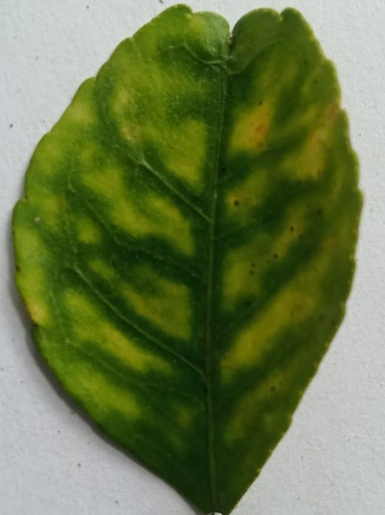
#> input picture dataset/dataset/citricos/clorosis/109.jpg, 385 x 515 px, shrunk from 644 x 860 before the run, given in place of clorosis, which was not available
$ python Ejercicio11.py   (older library calls are emulated)
#> lines starting #> are read from the running program, lines starting #| are printed output that depends on the picture
from pathlib import Path
import os
import cv2
import numpy as np
import matplotlib.pyplot as plt
from sklearn.model_selection import train_test_split
from sklearn.svm import SVC
from sklearn.metrics import classification_report

# --- FUNCIONES DE EXTRACCIÓN (Necesarias para que el código funcione) ---

def hu_moments(img):
    # Calcula los 7 momentos de Hu (forma)
    moments = cv2.moments(img)
    hu = cv2.HuMoments(moments).flatten()
    # Transformación logarítmica para estabilizar los valores
    return -np.sign(hu) * np.log10(np.abs(hu))

def haralick_features(img):
    # Características de textura simples (Media y Desviación)
    # Nota: El Haralick real requiere la librería 'mahotas'
    return np.array([img.mean(), img.std()])

def color_histogram(img):
    # Histograma de color en espacio HSV
    hsv = cv2.cvtColor(img, cv2.COLOR_BGR2HSV)
    hist = cv2.calcHist([hsv], [0, 1, 2], None, [8, 8, 8], [0, 180, 0, 256, 0, 256])
    return cv2.normalize(hist, hist).flatten()

# --- CONFIGURACIÓN DE RUTA ---
# Usamos 'r' para que Windows reconozca las barras correctamente
dataset_path = str(Path(__file__).resolve().parents[1] / "dataset" / "dataset")

x = []
y = []

# --- CARGA Y PROCESAMIENTO ---
print("Cargando imágenes...")
if not os.path.exists(dataset_path):
    print(f"ERROR: La ruta no existe: {dataset_path}")
else:
    for folder in os.listdir(dataset_path):
        folder_path = os.path.join(dataset_path, folder)

        if os.path.isdir(folder_path):
            for file in os.listdir(folder_path):
                img_path = os.path.join(folder_path, file)
                img = cv2.imread(img_path)
#> img is the input picture: shape (515, 385, 3); mean B, G, R 73.9, 120.8, 106.1

                if img is not None:
                    gray = cv2.cvtColor(img, cv2.COLOR_BGR2GRAY)
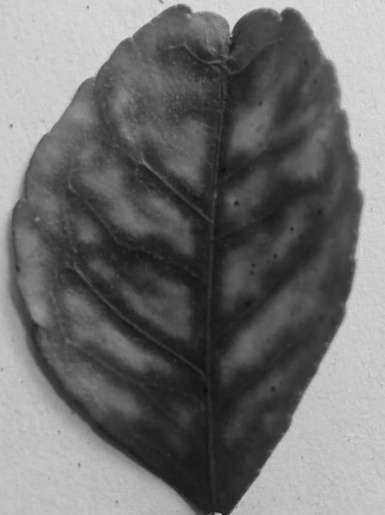
#> gray: shape (515, 385); min 14, max 224, mean 111.1

                    # Extraer características
                    hu = hu_moments(gray)
#> in hu_moments, `moments = cv2.moments(img)`: moments = moments, m00 22019816, centre m10/m00, m01/m00 = (191, 253.7)
#> in hu_moments, `hu = cv2.HuMoments(moments).flatten()`: hu = [0.00201, 2.55e-07, 1.16e-11, 3.19e-12, -1.23e-23, 1.59e-15, 1.51e-23]
#> hu = [2.7, 6.59, 10.93, 11.5, -22.91, 14.8, 22.82]
                    har = haralick_features(gray)
#> har = [111.1, 64.47]
                    color = color_histogram(img)
#> in color_histogram, `hsv = cv2.cvtColor(img, cv2.COLOR_BGR2HSV)`: hsv: shape (515, 385, 3); mean H, S, V 52.2, 147.1, 121.2
#> color = 512 values, max 0.607 at index 122, min 0 at index 0, mean 0.00693

                    # Unir todas las características en un solo vector
                    features = np.hstack([hu, har, color])
#> features = 521 values, max 111.1 at index 7, min -22.91 at index 4, mean 0.433
                    x.append(features)
                    y.append(folder) # La etiqueta es el nombre de la carpeta

    # Convertir a arreglos de numpy
    x = np.array(x)
    y = np.array(y)

    if x.shape[0] > 0:
        print(f"Datos cargados: {x.shape[0]} imágenes encontradas.")
#| Datos cargados: 2 imágenes encontradas.

        # SEPARAR DATOS
        x_train, x_test, y_train, y_test = train_test_split(x, y, test_size=0.2, random_state=42)

        # ENTRENAR CLASIFICADOR
        clf = SVC(kernel="rbf", gamma='auto')
#> (the run stopped early here; a loop or call above may not have finished)

$ run again, on dataset/dataset/citricos/huanglongbing/114.jpg
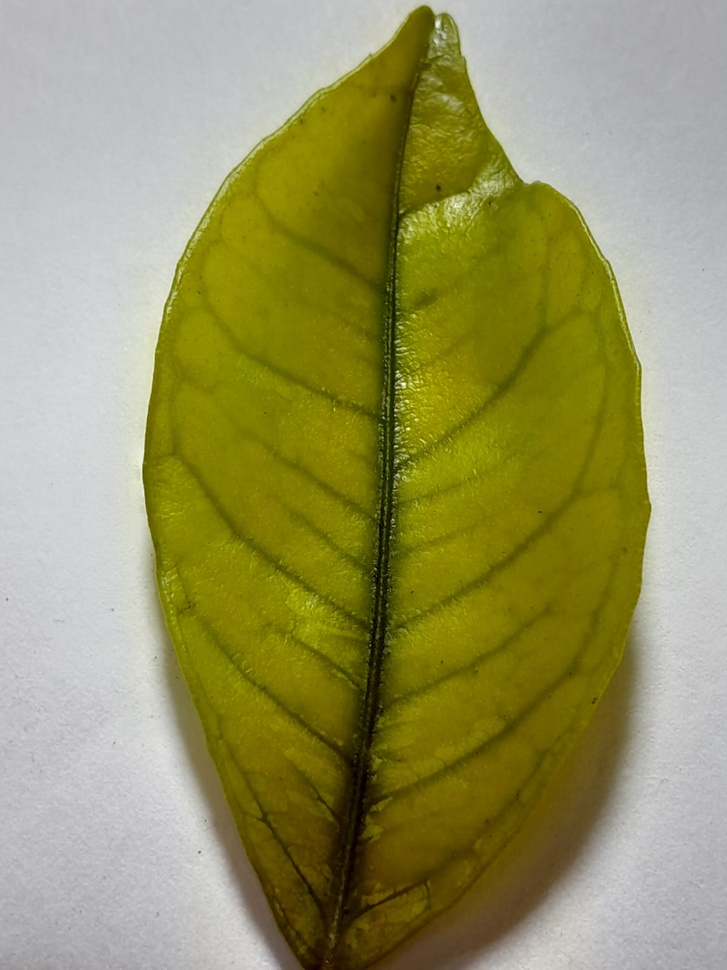
#> input picture dataset/dataset/citricos/huanglongbing/114.jpg, 727 x 970 px, shrunk from 1200 x 1600 before the run, given in place of clorosis, which was not available
#> img is the input picture: shape (970, 727, 3); mean B, G, R 96.4, 148.8, 151.7
#> `gray = cv2.cvtColor(img, cv2.COLOR_BGR2GRAY)`:
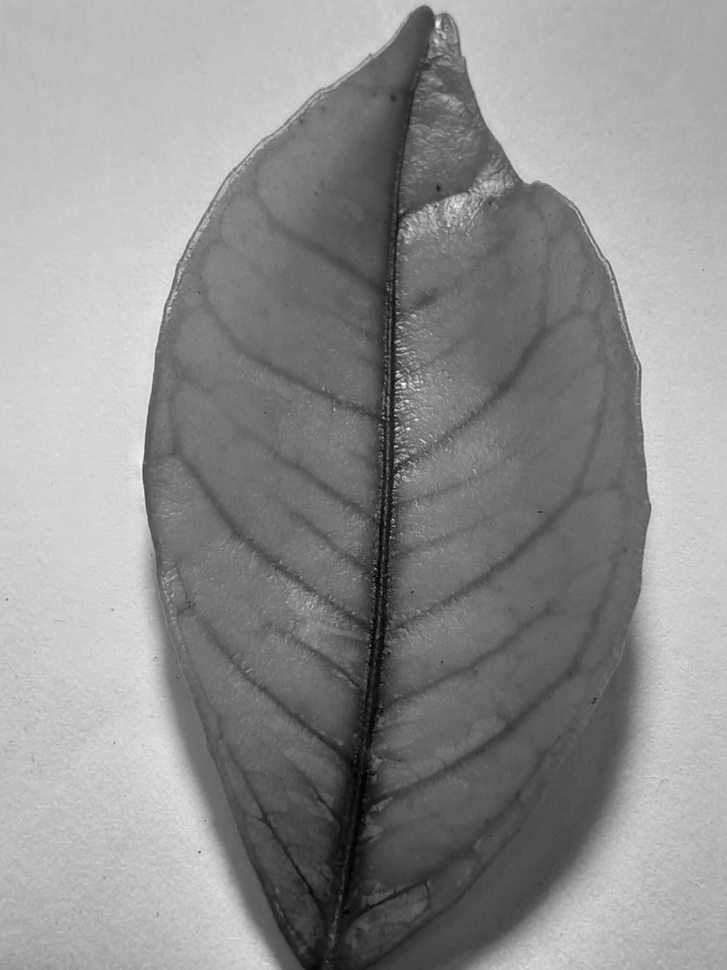
#> gray: shape (970, 727); min 2, max 250, mean 143.7
#> moments = moments, m00 101322127, centre m10/m00, m01/m00 = (345.5, 460.4)
#> in hu_moments, `hu = cv2.HuMoments(moments).flatten()`: hu = [0.00133, 7.56e-08, 8.6e-13, 1.47e-11, -4.78e-23, 1.42e-15, -2.1e-23]
#> `hu = hu_moments(gray)`: hu = [2.88, 7.12, 12.07, 10.83, -22.32, 14.85, -22.68]
#> har = [143.7, 52.07]
#> hsv: shape (970, 727, 3); mean H, S, V 57, 127.7, 153.3
#> color = 512 values, max 0.694 at index 123, min 0 at index 0, mean 0.00596
#> features = 521 values, max 143.7 at index 7, min -22.68 at index 6, mean 0.387
#| Datos cargados: 2 imágenes encontradas.

$ run again, on dataset/dataset/citricos/huanglongbing/115.jpg
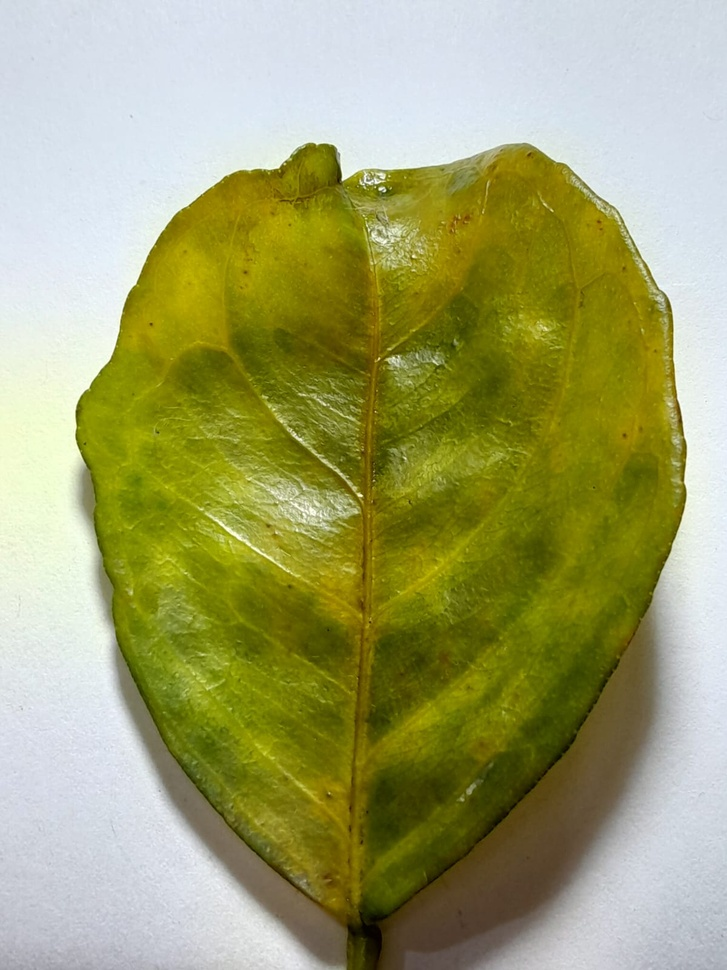
#> input picture dataset/dataset/citricos/huanglongbing/115.jpg, 727 x 970 px, shrunk from 1200 x 1600 before the run, given in place of clorosis, which was not available
#> img is the input picture: shape (970, 727, 3); mean B, G, R 108.4, 162.4, 160.4
#> `gray = cv2.cvtColor(img, cv2.COLOR_BGR2GRAY)`:
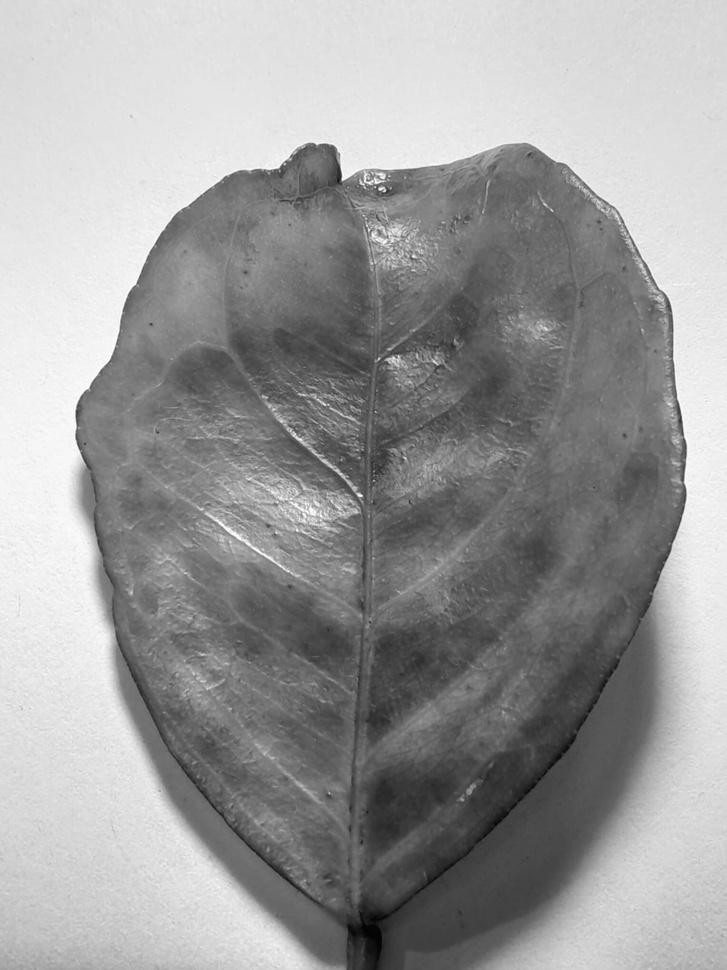
#> gray: shape (970, 727); min 1, max 254, mean 155.6
#> moments = moments, m00 109738903, centre m10/m00, m01/m00 = (343.9, 444.5)
#> in hu_moments, `hu = cv2.HuMoments(moments).flatten()`: hu = [0.00127, 9.65e-08, 2.01e-12, 2.82e-11, -2.27e-23, 5.43e-15, 2.11e-22]
#> `hu = hu_moments(gray)`: hu = [2.9, 7.02, 11.7, 10.55, -22.64, 14.27, 21.68]
#> har = [155.6, 62.3]
#> hsv: shape (970, 727, 3); mean H, S, V 57.7, 132.3, 168.2
#> color = 512 values, max 0.733 at index 263, min 0 at index 0, mean 0.00536
#> features = 521 values, max 155.6 at index 7, min -22.64 at index 4, mean 0.511
#| Datos cargados: 2 imágenes encontradas.

$ run again, on dataset/dataset/citricos/mancha_foliar/147.jpg
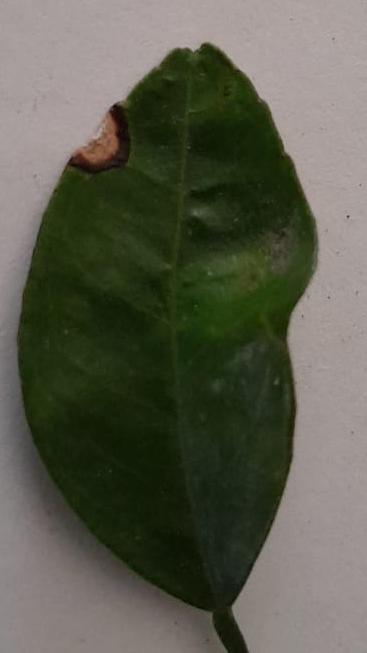
#> input picture dataset/dataset/citricos/mancha_foliar/147.jpg, 367 x 653 px, given in place of clorosis, which was not available
#> img is the input picture: shape (653, 367, 3); mean B, G, R 77, 91.9, 90.7
#> `gray = cv2.cvtColor(img, cv2.COLOR_BGR2GRAY)`:
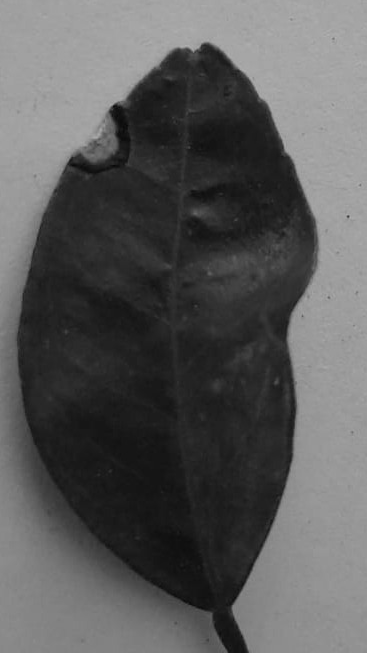
#> gray: shape (653, 367); min 8, max 177, mean 89.9
#> moments = moments, m00 21540172, centre m10/m00, m01/m00 = (197.4, 299.8)
#> in hu_moments, `hu = cv2.HuMoments(moments).flatten()`: hu = [0.00276, 1.92e-06, 2.95e-10, 4.1e-10, 1.15e-19, 3.83e-13, -8.49e-20]
#> `hu = hu_moments(gray)`: hu = [2.56, 5.72, 9.53, 9.39, 18.94, 12.42, -19.07]
#> har = [89.88, 56.89]
#> hsv: shape (653, 367, 3); mean H, S, V 28.9, 92.2, 96.5
#> color = 512 values, max 0.739 at index 5, min 0 at index 0, mean 0.0058
#> features = 521 values, max 89.88 at index 7, min -19.07 at index 6, mean 0.363
#| Datos cargados: 2 imágenes encontradas.
